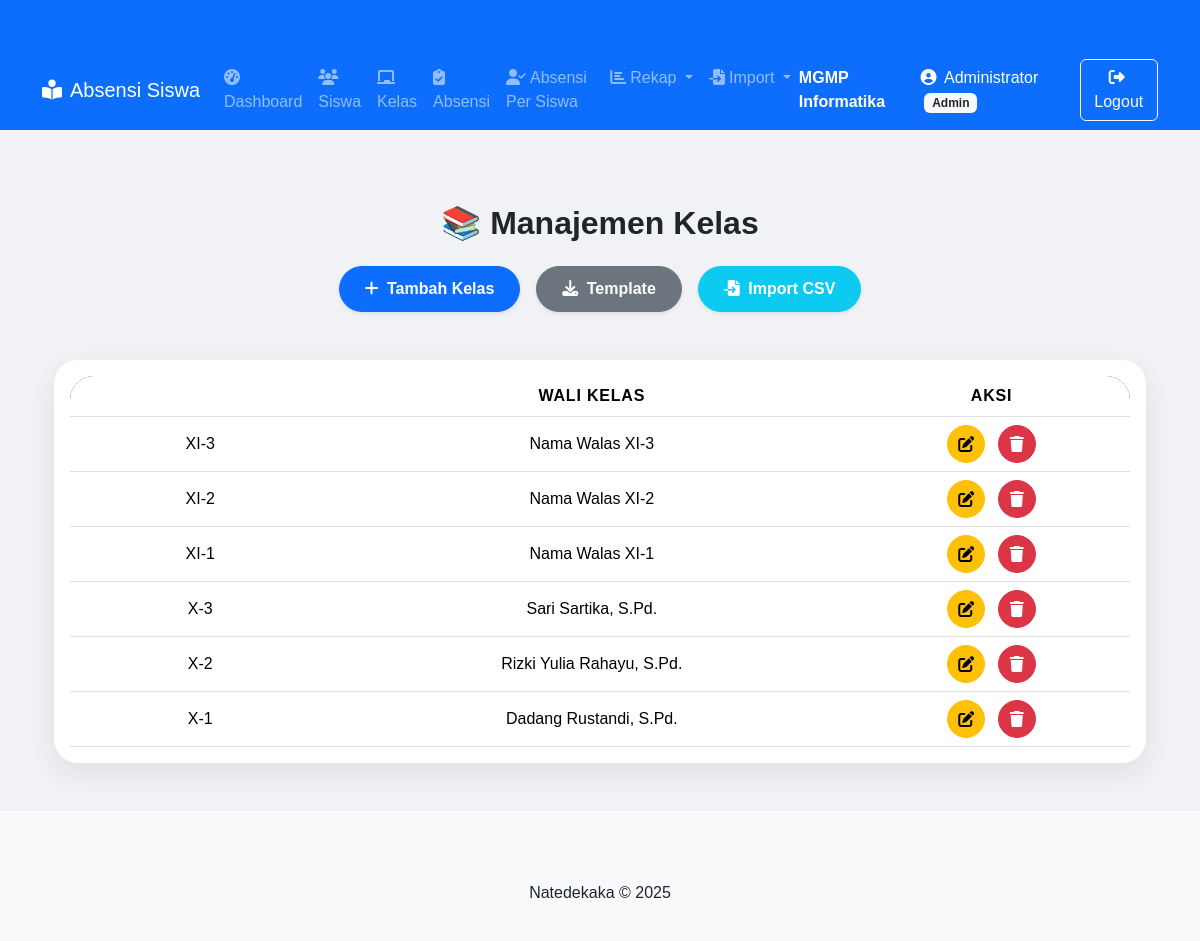
The page /kelas/index.php?sort=desc&page=1 (signed in) on the database its author committed.
### tables this page shows
CREATE TABLE `kelas` (
  `id` int(11) NOT NULL,
  `nama_kelas` varchar(10) NOT NULL,
  `wali_kelas` varchar(100) NOT NULL
);

### kelas/index.php (the view, shortened to what this page needs)
<?php
require_once '../includes/header.php';
require_once '../config.php';
$sort = isset($_GET['sort']) ? $_GET['sort'] : 'asc';
$order = ($sort === 'desc') ? 'DESC' : 'ASC';
$limit = 10;
$page = isset($_GET['page']) ? (int)$_GET['page'] : 1;
$start = ($page - 1) * $limit;
$result = $koneksi->query("SELECT * FROM kelas ORDER BY nama_kelas $order LIMIT $start, $limit");
?>
<!DOCTYPE html>
<html lang="id">
<head>
    <link href="https://cdn.jsdelivr.net/npm/bootstrap@5.3.3/dist/css/bootstrap.min.css" rel="stylesheet">
    <link href="https://cdnjs.cloudflare.com/ajax/libs/font-awesome/6.5.0/css/all.min.css" rel="stylesheet">
</head>
<body>
<div class="container">
    <h2 class="mb-4 text-center fw-bold">📚 Manajemen Kelas</h2>
    <div class="d-flex justify-content-center flex-wrap gap-3 mb-5">
        <a href="tambah.php" class="btn btn-primary btn-rounded shadow-sm">
            <i class="fas fa-plus me-1"></i> Tambah Kelas
        </a>
        <a href="template_kelas.csv" class="btn btn-secondary btn-rounded shadow-sm">
            <i class="fas fa-download me-1"></i> Template
        </a>
        <a href="import.php" class="btn btn-info btn-rounded text-white shadow-sm">
            <i class="fas fa-file-import me-1"></i> Import CSV
        </a>
    </div>
    <div class="card p-0">
        <div class="card-body">
            <div class="table-responsive">
                <table class="table table-hover align-middle text-center mb-0">
                    <thead class="bg-dark text-white">
                        <tr>
                            <th>
                                <a href="?sort=<?= ($sort === 'asc') ? 'desc' : 'asc' ?>&page=<?= $page ?>" class="text-white text-decoration-none">
                                    Kelas <i class="fas <?= ($sort === 'asc') ? 'fa-sort-alpha-down' : 'fa-sort-alpha-up-alt' ?>"></i>
                                </a>
                            </th>
                            <th>Wali Kelas</th>
                            <th>Aksi</th>
                        </tr>
                    </thead>
                    <tbody>
                        <?php if ($result->num_rows > 0): ?>
                            <?php while ($row = $result->fetch_assoc()): ?>
                            <tr>
                                <td><?= htmlspecialchars($row['nama_kelas']) ?></td>
                                <td><?= htmlspecialchars($row['wali_kelas']) ?></td>
                                <td>
                                    <a href="edit.php?id=<?= $row['id'] ?>" class="btn btn-warning btn-action me-2" title="Edit">
                                        <i class="fas fa-edit"></i>
                                    </a>
                                    <a href="hapus.php?id=<?= $row['id'] ?>" class="btn btn-danger btn-action" title="Hapus"
                                       onclick="return confirm('Yakin ingin menghapus kelas ini?')">
                                        <i class="fas fa-trash"></i>
                                    </a>
                                </td>
                            </tr>
                            <?php endwhile; ?>
                        <?php endif; ?>
                    </tbody>
                </table>
            </div>
        </div>
    </div>
</div>
</body>
</html>
<?php require_once '../includes/footer.php'; ?>

### includes/header.php (style rules this page uses)
body { display: flex; flex-direction: column; min-height: 100vh; }
.container { flex: 1; }

### kelas/index.php (style rules this page uses)
body { background-color: #f0f2f5; font-family: 'Poppins', sans-serif; }
.container { margin-top: 50px; }
.card { border: none; border-radius: 1.5rem; box-shadow: 0 10px 30px rgba(0, 0, 0, 0.08); transition: transform 0.3s ease-in-out; }
.btn-rounded { border-radius: 50px; padding: 10px 25px; font-weight: 600; transition: all 0.3s ease; }
.table thead { background-color: #34495e; color: white; text-transform: uppercase; letter-spacing: 0.05em; }
.table thead th:first-child { border-top-left-radius: 1.5rem; }
.table thead th:last-child { border-top-right-radius: 1.5rem; }
.btn-action { border-radius: 50%; width: 38px; height: 38px; display: inline-flex; justify-content: center; align-items: center; transition: transform 0.2s ease-in-out; }

### rows shown on the page
kelas: nama_kelas "XI-3", wali_kelas "Nama Walas XI-3"
kelas: nama_kelas "XI-2", wali_kelas "Nama Walas XI-2"
kelas: nama_kelas "XI-1", wali_kelas "Nama Walas XI-1"
kelas: nama_kelas "X-3", wali_kelas "Sari Sartika, S.Pd."
kelas: nama_kelas "X-2", wali_kelas "Rizki Yulia Rahayu, S.Pd."
kelas: nama_kelas "X-1", wali_kelas "Dadang Rustandi, S.Pd."

### other values the page prints
$_SESSION['user']['nama'] "Administrator"
$_SESSION['user']['role'] "Admin"
